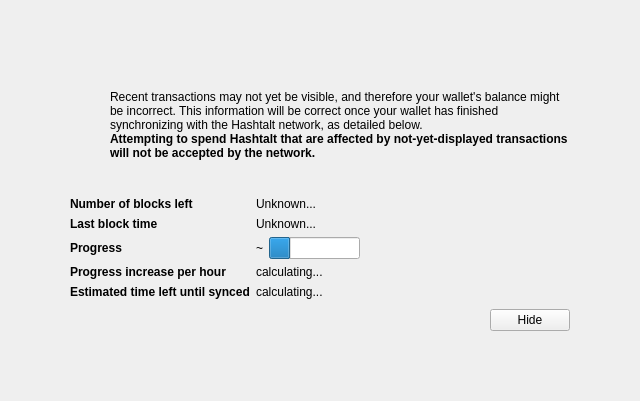
<?xml version="1.0" encoding="UTF-8"?>
<ui version="4.0">
 <class>ModalOverlay</class>
 <widget class="ModalOverlay" name="ModalOverlay">
  <property name="geometry">
   <rect>
    <x>0</x>
    <y>0</y>
    <width>640</width>
    <height>401</height>
   </rect>
  </property>
  <property name="windowTitle">
   <string>Form</string>
  </property>
  <layout class="QVBoxLayout" name="verticalLayout" stretch="0">
   <property name="sizeConstraint">
    <enum>QLayout::SetDefaultConstraint</enum>
   </property>
   <property name="leftMargin">
    <number>0</number>
   </property>
   <property name="topMargin">
    <number>0</number>
   </property>
   <property name="rightMargin">
    <number>0</number>
   </property>
   <property name="bottomMargin">
    <number>0</number>
   </property>
   <item>
    <widget class="QWidget" name="bgWidget" native="true">
     <property name="styleSheet">
      <string notr="true"/>
     </property>
     <layout class="QVBoxLayout" name="verticalLayoutMain" stretch="0">
      <property name="leftMargin">
       <number>60</number>
      </property>
      <property name="topMargin">
       <number>60</number>
      </property>
      <property name="rightMargin">
       <number>60</number>
      </property>
      <property name="bottomMargin">
       <number>60</number>
      </property>
      <item>
       <widget class="QWidget" name="contentWidget" native="true">
        <property name="styleSheet">
         <string notr="true"/>
        </property>
        <layout class="QVBoxLayout" name="verticalLayoutSub" stretch="1,0,0,0,0">
         <property name="spacing">
          <number>0</number>
         </property>
         <property name="leftMargin">
          <number>10</number>
         </property>
         <property name="topMargin">
          <number>10</number>
         </property>
         <property name="rightMargin">
          <number>10</number>
         </property>
         <property name="bottomMargin">
          <number>10</number>
         </property>
         <item>
          <layout class="QHBoxLayout" name="horizontalLayoutIconText" stretch="0,1">
           <property name="topMargin">
            <number>20</number>
           </property>
           <item>
            <layout class="QVBoxLayout" name="verticalLayoutIcon">
             <property name="leftMargin">
              <number>0</number>
             </property>
             <item>
              <widget class="QPushButton" name="warningIcon">
               <property name="enabled">
                <bool>false</bool>
               </property>
               <property name="text">
                <string/>
               </property>
               <property name="icon">
                <iconset>
                 <normaloff>:/icons/warning</normaloff>
                 <disabledoff>:/icons/warning</disabledoff>:/icons/warning</iconset>
               </property>
               <property name="iconSize">
                <size>
                 <width>48</width>
                 <height>48</height>
                </size>
               </property>
               <property name="flat">
                <bool>true</bool>
               </property>
              </widget>
             </item>
             <item>
              <spacer name="verticalSpacerWarningIcon">
               <property name="orientation">
                <enum>Qt::Vertical</enum>
               </property>
               <property name="sizeHint" stdset="0">
                <size>
                 <width>20</width>
                 <height>40</height>
                </size>
               </property>
              </spacer>
             </item>
            </layout>
           </item>
           <item>
            <layout class="QVBoxLayout" name="verticalLayoutInfoText">
             <property name="leftMargin">
              <number>0</number>
             </property>
             <property name="topMargin">
              <number>0</number>
             </property>
             <item>
              <widget class="QLabel" name="infoText">
               <property name="text">
                <string>Recent transactions may not yet be visible, and therefore your wallet's balance might be incorrect. This information will be correct once your wallet has finished synchronizing with the Hashtalt network, as detailed below.</string>
               </property>
               <property name="textFormat">
                <enum>Qt::RichText</enum>
               </property>
               <property name="wordWrap">
                <bool>true</bool>
               </property>
              </widget>
             </item>
             <item>
              <widget class="QLabel" name="infoTextStrong">
               <property name="font">
                <font>
                 <weight>75</weight>
                 <bold>true</bold>
                </font>
               </property>
               <property name="text">
                <string>Attempting to spend Hashtalt that are affected by not-yet-displayed transactions will not be accepted by the network.</string>
               </property>
               <property name="textFormat">
                <enum>Qt::RichText</enum>
               </property>
               <property name="wordWrap">
                <bool>true</bool>
               </property>
              </widget>
             </item>
             <item>
              <spacer name="verticalSpacerInTextSpace">
               <property name="orientation">
                <enum>Qt::Vertical</enum>
               </property>
               <property name="sizeHint" stdset="0">
                <size>
                 <width>20</width>
                 <height>40</height>
                </size>
               </property>
              </spacer>
             </item>
            </layout>
           </item>
          </layout>
         </item>
         <item>
          <spacer name="verticalSpacerAfterText">
           <property name="orientation">
            <enum>Qt::Vertical</enum>
           </property>
           <property name="sizeHint" stdset="0">
            <size>
             <width>20</width>
             <height>40</height>
            </size>
           </property>
          </spacer>
         </item>
         <item>
          <layout class="QFormLayout" name="formLayout">
           <property name="fieldGrowthPolicy">
            <enum>QFormLayout::FieldsStayAtSizeHint</enum>
           </property>
           <property name="horizontalSpacing">
            <number>6</number>
           </property>
           <property name="verticalSpacing">
            <number>6</number>
           </property>
           <property name="topMargin">
            <number>10</number>
           </property>
           <item row="0" column="0">
            <widget class="QLabel" name="labelNumberOfBlocksLeft">
             <property name="font">
              <font>
               <weight>75</weight>
               <bold>true</bold>
              </font>
             </property>
             <property name="text">
              <string>Number of blocks left</string>
             </property>
            </widget>
           </item>
           <item row="0" column="1">
            <widget class="QLabel" name="numberOfBlocksLeft">
             <property name="text">
              <string>Unknown...</string>
             </property>
            </widget>
           </item>
           <item row="1" column="0">
            <widget class="QLabel" name="labelLastBlockTime">
             <property name="font">
              <font>
               <weight>75</weight>
               <bold>true</bold>
              </font>
             </property>
             <property name="text">
              <string>Last block time</string>
             </property>
            </widget>
           </item>
           <item row="1" column="1">
            <widget class="QLabel" name="newestBlockDate">
             <property name="sizePolicy">
              <sizepolicy hsizetype="Maximum" vsizetype="Preferred">
               <horstretch>0</horstretch>
               <verstretch>0</verstretch>
              </sizepolicy>
             </property>
             <property name="text">
              <string>Unknown...</string>
             </property>
            </widget>
           </item>
           <item row="2" column="0">
            <widget class="QLabel" name="labelSyncDone">
             <property name="font">
              <font>
               <weight>75</weight>
               <bold>true</bold>
              </font>
             </property>
             <property name="text">
              <string>Progress</string>
             </property>
            </widget>
           </item>
           <item row="2" column="1">
            <layout class="QHBoxLayout" name="horizontalLayoutSync" stretch="0,1">
             <item>
              <widget class="QLabel" name="percentageProgress">
               <property name="text">
                <string notr="true">~</string>
               </property>
              </widget>
             </item>
             <item>
              <widget class="QProgressBar" name="progressBar">
               <property name="value">
                <number>24</number>
               </property>
               <property name="format">
                <string/>
               </property>
              </widget>
             </item>
            </layout>
           </item>
           <item row="4" column="0">
            <widget class="QLabel" name="labelProgressIncrease">
             <property name="font">
              <font>
               <weight>75</weight>
               <bold>true</bold>
              </font>
             </property>
             <property name="text">
              <string>Progress increase per hour</string>
             </property>
            </widget>
           </item>
           <item row="4" column="1">
            <widget class="QLabel" name="progressIncreasePerH">
             <property name="text">
              <string>calculating...</string>
             </property>
            </widget>
           </item>
           <item row="5" column="0">
            <widget class="QLabel" name="labelEstimatedTimeLeft">
             <property name="font">
              <font>
               <weight>75</weight>
               <bold>true</bold>
              </font>
             </property>
             <property name="text">
              <string>Estimated time left until synced</string>
             </property>
            </widget>
           </item>
           <item row="5" column="1">
            <widget class="QLabel" name="expectedTimeLeft">
             <property name="text">
              <string>calculating...</string>
             </property>
            </widget>
           </item>
          </layout>
         </item>
         <item>
          <layout class="QHBoxLayout" name="horizontalLayoutButtons">
           <property name="leftMargin">
            <number>10</number>
           </property>
           <property name="topMargin">
            <number>10</number>
           </property>
           <item>
            <spacer name="horizontalSpacer">
             <property name="orientation">
              <enum>Qt::Horizontal</enum>
             </property>
             <property name="sizeHint" stdset="0">
              <size>
               <width>40</width>
               <height>20</height>
              </size>
             </property>
            </spacer>
           </item>
           <item>
            <widget class="QPushButton" name="closeButton">
             <property name="text">
              <string>Hide</string>
             </property>
            </widget>
           </item>
          </layout>
         </item>
         <item>
          <layout class="QVBoxLayout" name="verticalLayout_2">
           <item>
            <spacer name="verticalSpacer">
             <property name="orientation">
              <enum>Qt::Vertical</enum>
             </property>
             <property name="sizeHint" stdset="0">
              <size>
               <width>20</width>
               <height>40</height>
              </size>
             </property>
            </spacer>
           </item>
          </layout>
         </item>
        </layout>
       </widget>
      </item>
     </layout>
    </widget>
   </item>
  </layout>
 </widget>
 <customwidgets>
  <customwidget>
   <class>ModalOverlay</class>
   <extends>QWidget</extends>
   <header>modaloverlay.h</header>
   <container>1</container>
  </customwidget>
 </customwidgets>
 <resources/>
 <connections/>
</ui>
